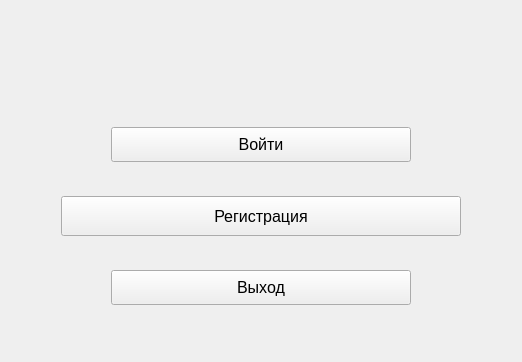
<?xml version="1.0" encoding="UTF-8"?>
<ui version="4.0">
 <class>MainWindow</class>
 <widget class="QMainWindow" name="MainWindow">
  <property name="geometry">
   <rect>
    <x>0</x>
    <y>0</y>
    <width>522</width>
    <height>362</height>
   </rect>
  </property>
  <property name="windowTitle">
   <string>MainWindow</string>
  </property>
  <property name="layoutDirection">
   <enum>Qt::LeftToRight</enum>
  </property>
  <property name="styleSheet">
   <string notr="true">background-image: url(:/images/облака.jpg);
</string>
  </property>
  <widget class="QWidget" name="centralwidget">
   <layout class="QVBoxLayout" name="verticalLayout_2">
    <item>
     <layout class="QVBoxLayout" name="verticalLayout" stretch="0,0,0">
      <property name="spacing">
       <number>0</number>
      </property>
      <property name="sizeConstraint">
       <enum>QLayout::SetDefaultConstraint</enum>
      </property>
      <property name="leftMargin">
       <number>50</number>
      </property>
      <property name="topMargin">
       <number>100</number>
      </property>
      <property name="rightMargin">
       <number>50</number>
      </property>
      <property name="bottomMargin">
       <number>30</number>
      </property>
      <item alignment="Qt::AlignHCenter|Qt::AlignVCenter">
       <widget class="QPushButton" name="Entrance_Button">
        <property name="minimumSize">
         <size>
          <width>300</width>
          <height>35</height>
         </size>
        </property>
        <property name="maximumSize">
         <size>
          <width>2000</width>
          <height>2000</height>
         </size>
        </property>
        <property name="font">
         <font>
          <pointsize>12</pointsize>
         </font>
        </property>
        <property name="layoutDirection">
         <enum>Qt::LeftToRight</enum>
        </property>
        <property name="text">
         <string>Войти</string>
        </property>
       </widget>
      </item>
      <item alignment="Qt::AlignHCenter|Qt::AlignVCenter">
       <widget class="QPushButton" name="Registration_Button">
        <property name="minimumSize">
         <size>
          <width>400</width>
          <height>40</height>
         </size>
        </property>
        <property name="maximumSize">
         <size>
          <width>2000</width>
          <height>2000</height>
         </size>
        </property>
        <property name="font">
         <font>
          <pointsize>12</pointsize>
          <italic>false</italic>
         </font>
        </property>
        <property name="text">
         <string>Регистрация</string>
        </property>
       </widget>
      </item>
      <item alignment="Qt::AlignHCenter|Qt::AlignVCenter">
       <widget class="QPushButton" name="Exit_Button">
        <property name="minimumSize">
         <size>
          <width>300</width>
          <height>35</height>
         </size>
        </property>
        <property name="font">
         <font>
          <pointsize>12</pointsize>
         </font>
        </property>
        <property name="text">
         <string>Выход</string>
        </property>
       </widget>
      </item>
     </layout>
    </item>
   </layout>
  </widget>
 </widget>
 <resources>
  <include location="ui.qrc"/>
 </resources>
 <connections/>
</ui>
